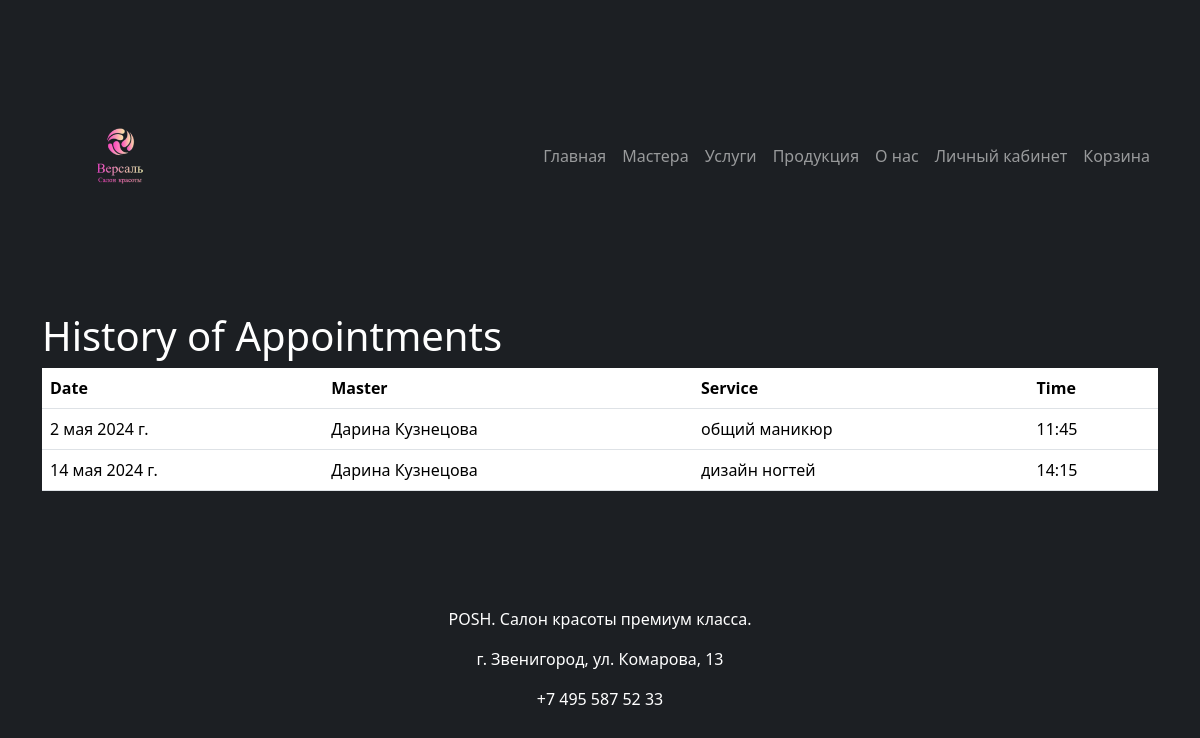
The page /account/visits_history/ (signed in) on the database as committed earlier.
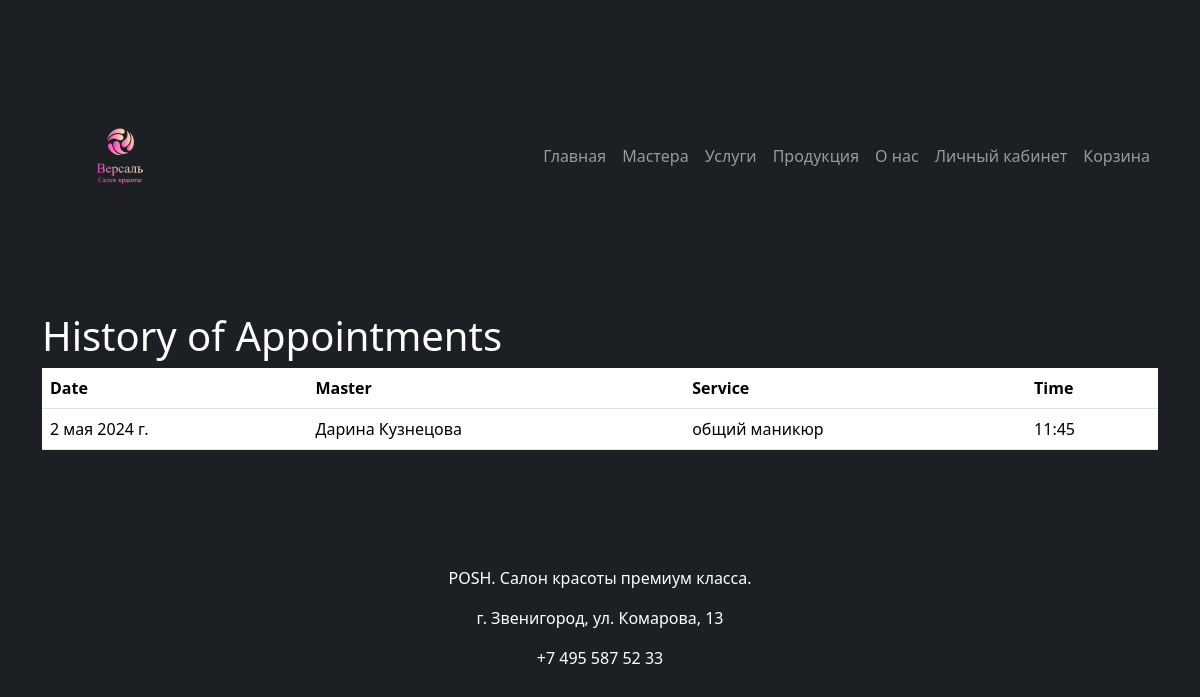
The same page on the database as committed later.
### main/models.py (models this page shows, shortened)
class Appointments(models.Model):
    class AppointmentStatus(models.TextChoices):
        DECLINED = '0', 'Отклонено'
        ACCEPTED = '1', 'Принято'
        WAITING = '2', 'Ожидает ответ'
    date = models.DateField(verbose_name='Дата')
    time = models.TimeField(verbose_name='Время начала')
    master = models.ForeignKey(Masters, on_delete=models.DO_NOTHING, verbose_name='Мастер')
    user = models.ForeignKey(Users, on_delete=models.DO_NOTHING, verbose_name='Посетитель')
    service = models.ForeignKey(Services, on_delete=models.DO_NOTHING, verbose_name='Услуга')
    status = models.CharField(verbose_name='Статус заявки', max_length=20,
                              choices=AppointmentStatus.choices, default=AppointmentStatus.WAITING)
    class Meta:
        verbose_name = 'Назначение'
        verbose_name_plural = 'Назначения'

### masters/models.py (models this page shows, shortened)
class Masters(models.Model):
    user: Users = models.OneToOneField(Users, on_delete=models.CASCADE, verbose_name='Пользователь')
    position = models.ForeignKey(Position,  on_delete=models.PROTECT, verbose_name='Должность')
    short_description = models.CharField(verbose_name='Краткая информация', max_length=200)
    full_description = models.TextField(verbose_name='Полная информация')
    photo = models.ImageField(verbose_name='Фотография', upload_to='images/')
    admission_date = models.DateField(verbose_name='Дата приема', auto_now_add=True)
    salary = models.DecimalField(verbose_name='Зарплата', max_digits=8, decimal_places=2)
    weekend = models.ManyToManyField(Weekday, verbose_name='Выходные', limit_choices_to=2)
    slug = models.SlugField(verbose_name='URL', max_length=50, unique=True, db_index=True, blank=True)
    def __str__(self):
        return f"{self.user.first_name} {self.user.last_name}"
    class Meta:
        verbose_name = 'Мастер'
        verbose_name_plural = 'Мастера'

class Users(AbstractUser):
    username = None
    email = models.EmailField(verbose_name='Почта', max_length=50, unique=True, db_index=True)
    phone_number = models.CharField(verbose_name='Номер телефона', max_length=20, unique=True)
    is_customer = models.BooleanField(verbose_name='Клиент', default=True, help_text='Уберите отметку, '
                                                                        'если пользователь является сотрудником салона')
    USERNAME_FIELD = 'email'
    REQUIRED_FIELDS = []
    objects = UserManager()
    class Meta:
        verbose_name = 'Пользователь'
        verbose_name_plural = 'Пользователи'

### services/models.py (models this page shows)
class Services(models.Model):
    title = models.CharField(verbose_name='Название', max_length=20)
    category = models.ForeignKey(Categories, on_delete=models.PROTECT, null=True, verbose_name='Категория')
    description = models.TextField(verbose_name='Описание')
    duration = models.TimeField(verbose_name='Длительность')
    cost = models.DecimalField(verbose_name='Стоимость', max_digits=5, decimal_places=0)
    photo = models.ImageField(verbose_name='Фотография', upload_to='images/')
    slug = models.SlugField(verbose_name='URL', max_length=255, unique=True, db_index=True)
    def __str__(self):
        return self.title
    class Meta:
        verbose_name = 'Услуга'
        verbose_name_plural = 'Услуги'

### main/views.py (the view)
# urls.py: path('account/visits_history/', views.visits_history, name='visits_history'),
@login_required
def visits_history(request):
    appointments = Appointments.objects.filter(user=request.user, status='1')
    current_date = datetime.datetime.now().date()
    for appointment in appointments:
        if appointment.date >= current_date:
            appointments = appointments.exclude(pk=appointment.pk)
    return render(request, 'main/visits_history.html', {'appointments': appointments})

### main/templates/main/visits_history.html (shortened to what this page needs)
{% extends 'main/main_layout.html' %}
{% block content %}
<div class="container">
    <h1 class="text-white">History of Appointments</h1>
    <div class="row">
        <div class="col-md-12">
            <table class="table">
                <thead>
                    <tr class="text-white">
                        <th>Date</th>
                        <th>Master</th>
                        <th>Service</th>
                        <th>Time</th>
                    </tr>
                </thead>
                <tbody>
                    {% for appointment in appointments %}
                    <tr class="text-white">
                        <td>{{ appointment.date }}</td>
                        <td>{{ appointment.master }}</td>
                        <td>{{ appointment.service }}</td>
                        <td>{{ appointment.time }}</td>
                    </tr>
                    {% endfor %}
                </tbody>
            </table>
        </div>
    </div>
</div>
{% endblock %}

Rows that differ between the two databases and show on the page:
no longer on this page (row edited): Appointments: date "14 мая 2024 г.", master "Дарина Кузнецова", service "дизайн ногтей", time "14:15"
